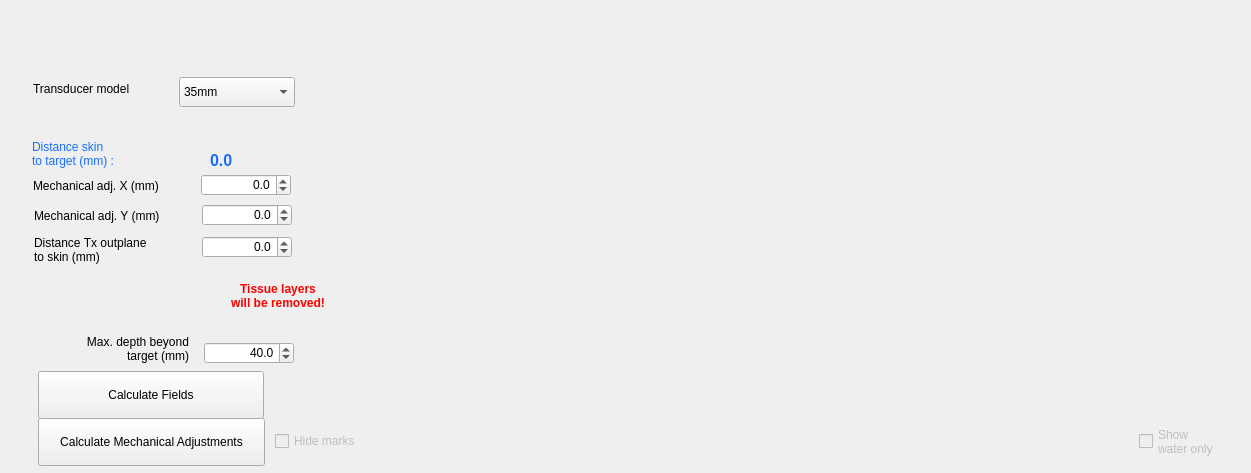
<?xml version="1.0" encoding="UTF-8"?>
<ui version="4.0">
 <class>Widget</class>
 <widget class="QWidget" name="Widget">
  <property name="geometry">
   <rect>
    <x>0</x>
    <y>0</y>
    <width>1251</width>
    <height>473</height>
   </rect>
  </property>
  <property name="windowTitle">
   <string>Widget</string>
  </property>
  <property name="styleSheet">
   <string notr="true"/>
  </property>
  <widget class="QLabel" name="label_20">
   <property name="geometry">
    <rect>
     <x>33</x>
     <y>176</y>
     <width>143</width>
     <height>20</height>
    </rect>
   </property>
   <property name="text">
    <string>Mechanical adj. X (mm)</string>
   </property>
  </widget>
  <widget class="QLabel" name="DistanceSkinLabel">
   <property name="geometry">
    <rect>
     <x>210</x>
     <y>145</y>
     <width>76</width>
     <height>31</height>
    </rect>
   </property>
   <property name="font">
    <font>
     <pointsize>12</pointsize>
     <bold>true</bold>
    </font>
   </property>
   <property name="styleSheet">
    <string notr="true">color:rgb(22, 110, 255)</string>
   </property>
   <property name="text">
    <string>0.0</string>
   </property>
   <property name="textInteractionFlags">
    <set>Qt::LinksAccessibleByMouse|Qt::TextSelectableByMouse</set>
   </property>
  </widget>
  <widget class="QLabel" name="label_21">
   <property name="geometry">
    <rect>
     <x>32</x>
     <y>135</y>
     <width>150</width>
     <height>38</height>
    </rect>
   </property>
   <property name="styleSheet">
    <string notr="true">color:rgb(22, 110, 255)</string>
   </property>
   <property name="text">
    <string>Distance skin
to target (mm) :</string>
   </property>
   <property name="indent">
    <number>0</number>
   </property>
  </widget>
  <widget class="QDoubleSpinBox" name="XMechanicSpinBox">
   <property name="geometry">
    <rect>
     <x>201</x>
     <y>174</y>
     <width>90</width>
     <height>22</height>
    </rect>
   </property>
   <property name="alignment">
    <set>Qt::AlignRight|Qt::AlignTrailing|Qt::AlignVCenter</set>
   </property>
   <property name="decimals">
    <number>1</number>
   </property>
   <property name="minimum">
    <double>-5.000000000000000</double>
   </property>
   <property name="maximum">
    <double>5.000000000000000</double>
   </property>
   <property name="singleStep">
    <double>0.100000000000000</double>
   </property>
   <property name="value">
    <double>0.000000000000000</double>
   </property>
  </widget>
  <widget class="QLabel" name="label_23">
   <property name="geometry">
    <rect>
     <x>34</x>
     <y>206</y>
     <width>143</width>
     <height>20</height>
    </rect>
   </property>
   <property name="text">
    <string>Mechanical adj. Y (mm)</string>
   </property>
  </widget>
  <widget class="QDoubleSpinBox" name="YMechanicSpinBox">
   <property name="geometry">
    <rect>
     <x>202</x>
     <y>204</y>
     <width>90</width>
     <height>22</height>
    </rect>
   </property>
   <property name="alignment">
    <set>Qt::AlignRight|Qt::AlignTrailing|Qt::AlignVCenter</set>
   </property>
   <property name="decimals">
    <number>1</number>
   </property>
   <property name="minimum">
    <double>-5.000000000000000</double>
   </property>
   <property name="maximum">
    <double>5.000000000000000</double>
   </property>
   <property name="singleStep">
    <double>0.100000000000000</double>
   </property>
   <property name="value">
    <double>0.000000000000000</double>
   </property>
  </widget>
  <widget class="QWidget" name="AcField_plot1" native="true">
   <property name="geometry">
    <rect>
     <x>343</x>
     <y>30</y>
     <width>868</width>
     <height>381</height>
    </rect>
   </property>
  </widget>
  <widget class="QDoubleSpinBox" name="SkinDistanceSpinBox">
   <property name="geometry">
    <rect>
     <x>202</x>
     <y>236</y>
     <width>90</width>
     <height>22</height>
    </rect>
   </property>
   <property name="alignment">
    <set>Qt::AlignRight|Qt::AlignTrailing|Qt::AlignVCenter</set>
   </property>
   <property name="decimals">
    <number>1</number>
   </property>
   <property name="minimum">
    <double>-25.000000000000000</double>
   </property>
   <property name="maximum">
    <double>5.000000000000000</double>
   </property>
   <property name="singleStep">
    <double>0.100000000000000</double>
   </property>
   <property name="value">
    <double>0.000000000000000</double>
   </property>
  </widget>
  <widget class="QLabel" name="label_24">
   <property name="geometry">
    <rect>
     <x>34</x>
     <y>234</y>
     <width>143</width>
     <height>31</height>
    </rect>
   </property>
   <property name="text">
    <string>Distance Tx outplane
to skin (mm)</string>
   </property>
  </widget>
  <widget class="QLabel" name="label_28">
   <property name="geometry">
    <rect>
     <x>36</x>
     <y>334</y>
     <width>153</width>
     <height>30</height>
    </rect>
   </property>
   <property name="text">
    <string>Max. depth beyond
target (mm)</string>
   </property>
   <property name="alignment">
    <set>Qt::AlignRight|Qt::AlignTrailing|Qt::AlignVCenter</set>
   </property>
  </widget>
  <widget class="QDoubleSpinBox" name="MaxDepthSpinBox">
   <property name="geometry">
    <rect>
     <x>204</x>
     <y>342</y>
     <width>90</width>
     <height>22</height>
    </rect>
   </property>
   <property name="alignment">
    <set>Qt::AlignRight|Qt::AlignTrailing|Qt::AlignVCenter</set>
   </property>
   <property name="decimals">
    <number>1</number>
   </property>
   <property name="minimum">
    <double>20.000000000000000</double>
   </property>
   <property name="maximum">
    <double>100.000000000000000</double>
   </property>
   <property name="singleStep">
    <double>1.000000000000000</double>
   </property>
   <property name="value">
    <double>40.000000000000000</double>
   </property>
  </widget>
  <widget class="QLabel" name="label_2">
   <property name="geometry">
    <rect>
     <x>33</x>
     <y>81</y>
     <width>113</width>
     <height>16</height>
    </rect>
   </property>
   <property name="text">
    <string>Transducer model</string>
   </property>
  </widget>
  <widget class="QComboBox" name="TransducerModelcomboBox">
   <property name="geometry">
    <rect>
     <x>179</x>
     <y>77</y>
     <width>116</width>
     <height>30</height>
    </rect>
   </property>
   <property name="styleSheet">
    <string notr="true"/>
   </property>
   <item>
    <property name="text">
     <string>35mm</string>
    </property>
   </item>
   <item>
    <property name="text">
     <string>55mm</string>
    </property>
   </item>
   <item>
    <property name="text">
     <string>65mm</string>
    </property>
   </item>
   <item>
    <property name="text">
     <string>80mm</string>
    </property>
   </item>
  </widget>
  <widget class="QLabel" name="LabelTissueRemoved">
   <property name="geometry">
    <rect>
     <x>226</x>
     <y>279</y>
     <width>104</width>
     <height>33</height>
    </rect>
   </property>
   <property name="font">
    <font>
     <bold>true</bold>
    </font>
   </property>
   <property name="styleSheet">
    <string notr="true">color: red</string>
   </property>
   <property name="text">
    <string>Tissue layers
will be removed!</string>
   </property>
   <property name="alignment">
    <set>Qt::AlignCenter</set>
   </property>
  </widget>
  <widget class="QWidget" name="IsppaScrollBars" native="true">
   <property name="geometry">
    <rect>
     <x>405</x>
     <y>410</y>
     <width>720</width>
     <height>61</height>
    </rect>
   </property>
  </widget>
  <widget class="QCheckBox" name="ShowWaterResultscheckBox">
   <property name="enabled">
    <bool>false</bool>
   </property>
   <property name="geometry">
    <rect>
     <x>1139</x>
     <y>416</y>
     <width>104</width>
     <height>51</height>
    </rect>
   </property>
   <property name="text">
    <string>Show
water only</string>
   </property>
  </widget>
  <widget class="QCheckBox" name="HideMarkscheckBox">
   <property name="enabled">
    <bool>false</bool>
   </property>
   <property name="geometry">
    <rect>
     <x>275</x>
     <y>427</y>
     <width>90</width>
     <height>28</height>
    </rect>
   </property>
   <property name="text">
    <string>Hide marks</string>
   </property>
  </widget>
  <widget class="QPushButton" name="CalculateAcField">
   <property name="geometry">
    <rect>
     <x>38</x>
     <y>371</y>
     <width>226</width>
     <height>48</height>
    </rect>
   </property>
   <property name="autoFillBackground">
    <bool>false</bool>
   </property>
   <property name="styleSheet">
    <string notr="true"/>
   </property>
   <property name="text">
    <string>Calculate Fields</string>
   </property>
  </widget>
  <widget class="QPushButton" name="CalculateMechAdj">
   <property name="geometry">
    <rect>
     <x>38</x>
     <y>418</y>
     <width>227</width>
     <height>48</height>
    </rect>
   </property>
   <property name="autoFillBackground">
    <bool>false</bool>
   </property>
   <property name="styleSheet">
    <string notr="true"/>
   </property>
   <property name="text">
    <string>Calculate Mechanical Adjustments</string>
   </property>
  </widget>
 </widget>
 <tabstops>
  <tabstop>TransducerModelcomboBox</tabstop>
  <tabstop>XMechanicSpinBox</tabstop>
  <tabstop>YMechanicSpinBox</tabstop>
  <tabstop>SkinDistanceSpinBox</tabstop>
  <tabstop>MaxDepthSpinBox</tabstop>
  <tabstop>HideMarkscheckBox</tabstop>
  <tabstop>ShowWaterResultscheckBox</tabstop>
 </tabstops>
 <resources/>
 <connections/>
</ui>
